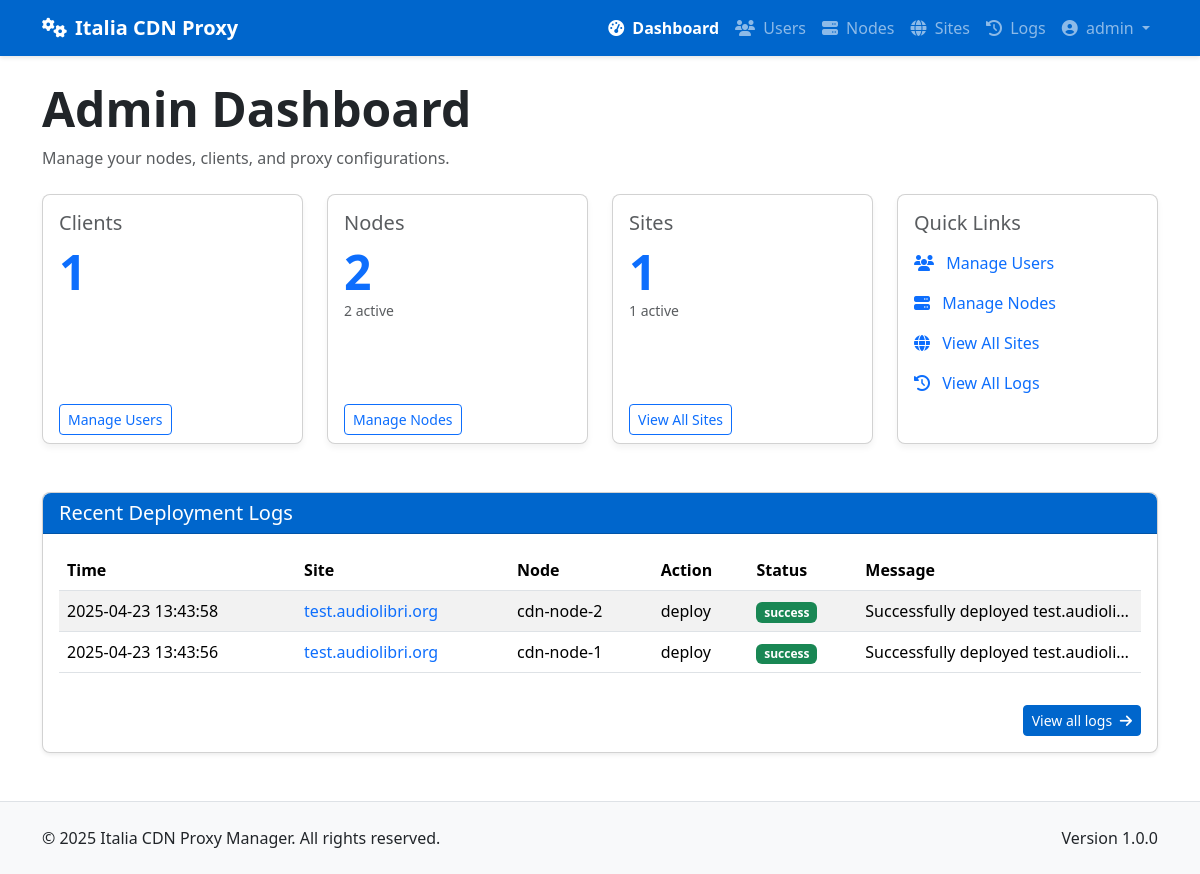
The page /admin/dashboard (signed in) on the database its author committed.
### app/models/models.py (models this page shows, shortened)
class User(db.Model):
    __tablename__ = 'users'
    id = db.Column(db.Integer, primary_key=True)
    username = db.Column(db.String(64), unique=True, index=True, nullable=False)
    email = db.Column(db.String(120), unique=True, index=True, nullable=False)
    password_hash = db.Column(db.String(128), nullable=False)
    role = db.Column(db.String(20), nullable=False, default='client')  # 'admin' or 'client'
    is_active = db.Column(db.Boolean, default=True)
    created_at = db.Column(db.DateTime, default=datetime.utcnow)
    last_login = db.Column(db.DateTime, nullable=True)
    sites = db.relationship('Site', backref='owner', lazy='dynamic')
    def is_admin(self):
        return self.role == 'admin'

class DeploymentLog(db.Model):
    __tablename__ = 'deployment_logs'
    id = db.Column(db.Integer, primary_key=True)
    site_id = db.Column(db.Integer, db.ForeignKey('sites.id'), nullable=False)
    node_id = db.Column(db.Integer, db.ForeignKey('nodes.id'), nullable=False)
    action = db.Column(db.String(64), nullable=False)  # deploy, update, remove, ssl_renew
    status = db.Column(db.String(20), nullable=False)  # success, error
    message = db.Column(db.Text, nullable=True)
    created_at = db.Column(db.DateTime, default=datetime.utcnow)
    site = db.relationship('Site', backref=db.backref('deployment_logs', lazy='dynamic'))
    node = db.relationship('Node', backref=db.backref('deployment_logs', lazy='dynamic'))

class Site(db.Model):
    __tablename__ = 'sites'
    id = db.Column(db.Integer, primary_key=True)
    name = db.Column(db.String(64), nullable=False)
    domain = db.Column(db.String(255), unique=True, nullable=False)
    protocol = db.Column(db.String(10), nullable=False, default='https')  # http or https
    origin_address = db.Column(db.String(255), nullable=False)  # Backend server address
    origin_port = db.Column(db.Integer, nullable=False)
    user_id = db.Column(db.Integer, db.ForeignKey('users.id'), nullable=False)
    is_active = db.Column(db.Boolean, default=True)
    is_blocked = db.Column(db.Boolean, default=False) # Add this line
    use_waf = db.Column(db.Boolean, default=False)
    created_at = db.Column(db.DateTime, default=datetime.utcnow)
    updated_at = db.Column(db.DateTime, default=datetime.utcnow, onupdate=datetime.utcnow)
    custom_config = db.Column(db.Text, nullable=True)  # Additional Nginx configuration
    site_nodes = db.relationship('SiteNode', backref='site', lazy='dynamic')
    ssl_certificates = db.relationship('SSLCertificate', backref='site', lazy='dynamic')

class Node(db.Model):
    __tablename__ = 'nodes'
    id = db.Column(db.Integer, primary_key=True)
    name = db.Column(db.String(64), unique=True, nullable=False)
    ip_address = db.Column(db.String(45), nullable=False)  # IPv4 or IPv6
    ssh_port = db.Column(db.Integer, default=22)
    ssh_user = db.Column(db.String(64), nullable=False)
    ssh_key_path = db.Column(db.String(256), nullable=True)  # Path to SSH key file
    ssh_password = db.Column(db.String(256), nullable=True)  # Encrypted password (if using password auth)
    is_active = db.Column(db.Boolean, default=True)
    is_discovered = db.Column(db.Boolean, default=False)  # Whether this node was discovered from YAML
    created_at = db.Column(db.DateTime, default=datetime.utcnow)
    updated_at = db.Column(db.DateTime, default=datetime.utcnow, onupdate=datetime.utcnow)
    nginx_config_path = db.Column(db.String(256), default='/etc/nginx/conf.d')
    nginx_reload_command = db.Column(db.String(256), default='sudo systemctl reload nginx')
    site_nodes = db.relationship('SiteNode', backref='node', lazy='dynamic')

### app/controllers/admin.py (the view)
@admin.route('/dashboard')
@login_required
@admin_required
def dashboard():
    user_count = User.query.filter_by(role='client').count()
    node_count = Node.query.count()
    active_node_count = Node.query.filter_by(is_active=True).count()
    site_count = Site.query.count()
    active_site_count = Site.query.filter_by(is_active=True).count()
    latest_logs = DeploymentLog.query.order_by(DeploymentLog.created_at.desc()).limit(10).all()
    return render_template('admin/dashboard.html',
                           user_count=user_count,
                           node_count=node_count,
                           active_node_count=active_node_count,
                           site_count=site_count,
                           active_site_count=active_site_count,
                           latest_logs=latest_logs)

### app/models/__init__.py (called while the page is built)
@login_manager.user_loader
def load_user(user_id):
    return User.query.get(int(user_id))

### app/services/access_control.py (called while the page is built)
def admin_required(f):
    @wraps(f)
    def decorated_function(*args, **kwargs):
        if not current_user.is_admin():
            flash('You need admin privileges to access this page.', 'error')
            return abort(403)
        return f(*args, **kwargs)
    return decorated_function

### app/templates/admin/dashboard.html (shortened to what this page needs)
{% extends "base.html" %}
{% block content %}
<div class="container py-4">
    <div class="mb-4">
        <h1 class="display-5 fw-bold">Admin Dashboard</h1>
        <p class="text-muted">Manage your nodes, clients, and proxy configurations.</p>
    </div>
    <div class="row g-4 mb-5">
        <div class="col-md-6 col-lg-3">
            <div class="card h-100">
                <div class="card-body">
                    <h3 class="card-title h5 text-muted mb-2">Clients</h3>
                    <p class="display-5 fw-bold text-primary mb-0">{{ user_count }}</p>
                </div>
                <div class="card-footer bg-transparent border-0">
                    <a href="{{ url_for('admin.list_users') }}" class="btn btn-sm btn-outline-primary">Manage Users</a>
                </div>
            </div>
        </div>
        <div class="col-md-6 col-lg-3">
            <div class="card h-100">
                <div class="card-body">
                    <h3 class="card-title h5 text-muted mb-2">Nodes</h3>
                    <p class="display-5 fw-bold text-primary mb-0">{{ node_count }}</p>
                    <p class="small text-muted">{{ active_node_count }} active</p>
                </div>
                <div class="card-footer bg-transparent border-0">
                    <a href="{{ url_for('admin.list_nodes') }}" class="btn btn-sm btn-outline-primary">Manage Nodes</a>
                </div>
            </div>
        </div>
        <div class="col-md-6 col-lg-3">
            <div class="card h-100">
                <div class="card-body">
                    <h3 class="card-title h5 text-muted mb-2">Sites</h3>
                    <p class="display-5 fw-bold text-primary mb-0">{{ site_count }}</p>
                    <p class="small text-muted">{{ active_site_count }} active</p>
                </div>
                <div class="card-footer bg-transparent border-0">
                    <a href="{{ url_for('admin.list_sites') }}" class="btn btn-sm btn-outline-primary">View All Sites</a>
                </div>
            </div>
        </div>
        <div class="col-md-6 col-lg-3">
            <div class="card h-100">
                <div class="card-body">
                    <h3 class="card-title h5 text-muted mb-2">Quick Links</h3>
                    <ul class="list-group list-group-flush">
                        <li class="list-group-item px-0 border-0">
                            <a href="{{ url_for('admin.list_users') }}" class="text-decoration-none">
                                <i class="fas fa-users me-2"></i> Manage Users
                            </a>
                        </li>
                        <li class="list-group-item px-0 border-0">
                            <a href="{{ url_for('admin.list_nodes') }}" class="text-decoration-none">
                                <i class="fas fa-server me-2"></i> Manage Nodes
                            </a>
                        </li>
                        <li class="list-group-item px-0 border-0">
                            <a href="{{ url_for('admin.list_sites') }}" class="text-decoration-none">
                                <i class="fas fa-globe me-2"></i> View All Sites
                            </a>
                        </li>
                        <li class="list-group-item px-0 border-0">
                            <a href="{{ url_for('admin.deployment_logs') }}" class="text-decoration-none">
                                <i class="fas fa-history me-2"></i> View All Logs
                            </a>
                        </li>
                    </ul>
                </div>
            </div>
        </div>
    </div>
    <div class="card shadow-sm mb-4">
        <div class="card-header bg-primary text-white">
            <h2 class="card-title h5 mb-0">Recent Deployment Logs</h2>
        </div>
        <div class="card-body">
            {% if latest_logs %}
            <div class="table-responsive">
                <table class="table table-striped table-hover">
                    <thead>
                        <tr>
                            <th>Time</th>
                            <th>Site</th>
                            <th>Node</th>
                            <th>Action</th>
                            <th>Status</th>
                            <th>Message</th>
                        </tr>
                    </thead>
                    <tbody>
                        {% for log in latest_logs %}
                        <tr class="{% if log.status == 'error' %}table-danger{% endif %}">
                            <td>{{ log.created_at.strftime('%Y-%m-%d %H:%M:%S') }}</td>
                            <td>
                                <a href="{{ url_for('admin.view_site', site_id=log.site_id) }}" class="text-decoration-none">
                                    {{ log.site.domain }}
                                </a>
                            </td>
                            <td>{{ log.node.name }}</td>
                            <td>{{ log.action }}</td>
                            <td>
                                <span class="badge {% if log.status == 'success' %}bg-success
                                {% elif log.status == 'error' %}bg-danger
                                {% else %}bg-warning{% endif %}">
                                    {{ log.status }}
                                </span>
                            </td>
                            <td class="text-truncate" style="max-width: 200px;">{{ log.message }}</td>
                        </tr>
                        {% endfor %}
                    </tbody>
                </table>
            </div>
            <div class="text-end mt-3">
                <a href="{{ url_for('admin.deployment_logs') }}" class="btn btn-sm btn-primary">
                    View all logs <i class="fas fa-arrow-right ms-1"></i>
                </a>
            </div>
            {% else %}
            <div class="alert alert-info mb-0">
                <i class="fas fa-info-circle me-2"></i> No recent deployment logs found.
            </div>
            {% endif %}
        </div>
    </div>
</div>
{% endblock %}

### app/templates/base.html (shortened to what this page needs)
<!DOCTYPE html>
<html lang="en">
<head>
    <link href="https://cdn.jsdelivr.net/npm/bootstrap@5.3.2/dist/css/bootstrap.min.css" rel="stylesheet">
    <link rel="stylesheet" href="https://cdnjs.cloudflare.com/ajax/libs/font-awesome/6.4.2/css/all.min.css">
</head>
<body>
    <header>
        <nav class="navbar navbar-expand-lg navbar-dark bg-primary">
            <div class="container">
                <a class="navbar-brand" href="/">
                    <i class="fas fa-cogs me-2"></i>Italia CDN Proxy
                </a>
                <div class="collapse navbar-collapse" id="navbarNav">
                    <ul class="navbar-nav ms-auto">
                        {% if current_user.is_authenticated %}
                            {% if current_user.is_admin() %}
                                <li class="nav-item">
                                    <a class="nav-link {% if request.endpoint == 'admin.dashboard' %}active{% endif %}" href="{{ url_for('admin.dashboard') }}">
                                        <i class="fas fa-tachometer-alt me-1"></i> Dashboard
                                    </a>
                                </li>
                                <li class="nav-item">
                                    <a class="nav-link {% if 'admin.list_users' in request.endpoint %}active{% endif %}" href="{{ url_for('admin.list_users') }}">
                                        <i class="fas fa-users me-1"></i> Users
                                    </a>
                                </li>
                                <li class="nav-item">
                                    <a class="nav-link {% if 'admin.list_nodes' in request.endpoint %}active{% endif %}" href="{{ url_for('admin.list_nodes') }}">
                                        <i class="fas fa-server me-1"></i> Nodes
                                    </a>
                                </li>
                                <li class="nav-item">
                                    <a class="nav-link {% if 'admin.list_sites' in request.endpoint %}active{% endif %}" href="{{ url_for('admin.list_sites') }}">
                                        <i class="fas fa-globe me-1"></i> Sites
                                    </a>
                                </li>
                                <li class="nav-item">
                                    <a class="nav-link {% if request.endpoint == 'admin.deployment_logs' %}active{% endif %}" href="{{ url_for('admin.deployment_logs') }}">
                                        <i class="fas fa-history me-1"></i> Logs
                                    </a>
                                </li>
                            {% endif %}
                            <li class="nav-item dropdown">
                                <a class="nav-link dropdown-toggle" href="#" id="userDropdown" role="button" data-bs-toggle="dropdown" aria-expanded="false">
                                    <i class="fas fa-user-circle me-1"></i> {{ current_user.username }}
                                </a>
                            </li>
                        {% endif %}
                    </ul>
                </div>
            </div>
        </nav>
    </header>
    <main>
        {% block content %}{% endblock %}
    </main>
    <footer class="bg-light py-4 mt-auto border-top">
        <div class="container">
            <div class="row">
                <div class="col-md-6 text-center text-md-start">
                    <p class="mb-0">&copy; 2025 Italia CDN Proxy Manager. All rights reserved.</p>
                </div>
                <div class="col-md-6 text-center text-md-end">
                    <p class="mb-0">Version 1.0.0</p>
                </div>
            </div>
        </div>
    </footer>
</body>
</html>

### app/templates/base.html (style rules this page uses)
body { min-height: 100vh; display: flex; flex-direction: column; }
main { flex: 1; }
.navbar-brand { font-weight: 700; }
.navbar { box-shadow: 0 2px 4px rgba(0, 0, 0, 0.1); }
.card { border-radius: 0.5rem; box-shadow: 0 4px 6px rgba(0, 0, 0, 0.05); margin-bottom: 1.5rem; }
.card-header { border-top-left-radius: 0.5rem !important; border-top-right-radius: 0.5rem !important; }
.btn-primary { background-color: #0066CC; border-color: #0066CC; }
.bg-primary { background-color: #0066CC !important; }
.nav-link.active { font-weight: 600; }

### rows shown on the page
User: username "admin"
DeploymentLog: created_at "2025-04-23 13:43:58", site.domain "test.audiolibri.org", node.name "cdn-node-2", action "deploy", status "success", message "Successfully deployed test.audioli…"
DeploymentLog: created_at "2025-04-23 13:43:56", site.domain "test.audiolibri.org", node.name "cdn-node-1", action "deploy", status "success", message "Successfully deployed test.audioli…"

### other values the page prints
{{ user_count }} "1"
{{ node_count }} "2"
{{ active_node_count }} "2"
{{ site_count }} "1"
{{ active_site_count }} "1"
